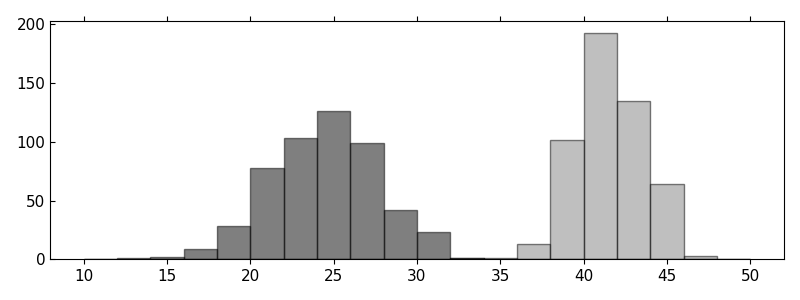

Generate this figure with Python:
from argparse import ArgumentParser
import logging

import matplotlib.pyplot as plt
import numpy as np
import torch
import torch.optim as optim

from src.blocks import FFN
from src.diffusion import DiffusionModel, DiffusionModelConfig


def gen_data(n=512, d=48):
    x = np.vstack([
        np.random.permutation(np.r_[np.ones(3 * d // 4), np.zeros(d // 4)])
        for _ in range(n)
    ])
    assert np.all(np.sum(x, axis=1) == 3 * d // 4)
    x = x * 2 - 1
    return x.astype(np.float32)


if __name__ == "__main__":

    argparser = ArgumentParser()
    argparser.add_argument("--n", default=512, type=int)
    argparser.add_argument("--iterations", default=2000, type=int)
    args = argparser.parse_args()

    logging.basicConfig(level=logging.INFO)
    logger = logging.getLogger(__name__)

    nn_module = FFN(in_dim=48, embed_dim=96)
    model = DiffusionModel(
        nn_module=nn_module,
        input_shape=(48,),
        config=DiffusionModelConfig(
            num_timesteps=100,
            target_type="pred_x_0",
            gamma_type="ddim",
            noise_schedule_type="cosine",
        ),
    )

    optimizer = optim.Adam(model.parameters(), lr=0.001)
    scheduler = optim.lr_scheduler.CosineAnnealingLR(optimizer, args.iterations)

    for i in range(args.iterations):
        x = torch.from_numpy(gen_data(args.n))
        optimizer.zero_grad()
        loss = model.loss(x).mean()
        loss.backward()
        optimizer.step()
        scheduler.step()
        if i % 100 == 0:
            logger.info(f"Iter: {i}\t" + f"Loss: {loss.data:.2f}\t")

    model.eval()
    samples = model.sample(bsz=512, device="cpu")
    num_heads = (samples[0] > 0).sum(dim=1).cpu().numpy()

    plt.figure(figsize=(8, 3))
    plt.hist(num_heads, range=(10, 50), bins=20, alpha=0.5, color="grey", label="Samples")
    logger.info(f"Samples mean {np.mean(num_heads):.2f} sd {np.std(num_heads):.2f}")

    random_sample = np.random.rand(args.n, 48) > 0.5
    num_heads = random_sample.sum(axis=1)

    plt.hist(num_heads, range=(10, 50), bins=20, alpha=0.5, color="black", label="Prior")
    logger.info(f"Prior mean {np.mean(num_heads):.2f} sd {np.std(num_heads):.2f}")

    plt.tight_layout()
    plt.savefig("examples/ex_coins.png")
